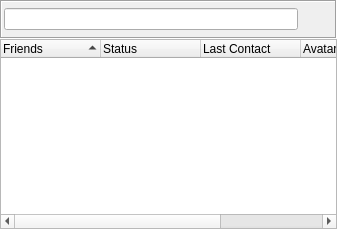
<?xml version="1.0" encoding="UTF-8"?>
<ui version="4.0">
 <class>FriendList</class>
 <widget class="QWidget" name="FriendList">
  <property name="geometry">
   <rect>
    <x>0</x>
    <y>0</y>
    <width>337</width>
    <height>229</height>
   </rect>
  </property>
  <layout class="QVBoxLayout" name="verticalLayout">
   <property name="spacing">
    <number>0</number>
   </property>
   <property name="leftMargin">
    <number>0</number>
   </property>
   <property name="topMargin">
    <number>0</number>
   </property>
   <property name="rightMargin">
    <number>0</number>
   </property>
   <property name="bottomMargin">
    <number>0</number>
   </property>
   <item>
    <widget class="QFrame" name="titleBarFrame">
     <property name="frameShape">
      <enum>QFrame::Box</enum>
     </property>
     <property name="frameShadow">
      <enum>QFrame::Sunken</enum>
     </property>
     <layout class="QHBoxLayout" name="horizontalLayout">
      <property name="spacing">
       <number>3</number>
      </property>
      <property name="leftMargin">
       <number>2</number>
      </property>
      <property name="topMargin">
       <number>2</number>
      </property>
      <property name="rightMargin">
       <number>2</number>
      </property>
      <property name="bottomMargin">
       <number>2</number>
      </property>
      <item>
       <widget class="LineEditClear" name="filterLineEdit"/>
      </item>
      <item>
       <widget class="QToolButton" name="displayButton">
        <property name="sizePolicy">
         <sizepolicy hsizetype="Fixed" vsizetype="Fixed">
          <horstretch>30</horstretch>
          <verstretch>0</verstretch>
         </sizepolicy>
        </property>
        <property name="focusPolicy">
         <enum>Qt::NoFocus</enum>
        </property>
        <property name="toolTip">
         <string>Display</string>
        </property>
        <property name="icon">
         <iconset resource="../images.qrc">
          <normaloff>:/images/looknfeel.png</normaloff>:/images/looknfeel.png</iconset>
        </property>
        <property name="iconSize">
         <size>
          <width>24</width>
          <height>24</height>
         </size>
        </property>
        <property name="popupMode">
         <enum>QToolButton::InstantPopup</enum>
        </property>
        <property name="autoRaise">
         <bool>true</bool>
        </property>
       </widget>
      </item>
     </layout>
    </widget>
   </item>
   <item>
    <widget class="QTreeWidget" name="peerTreeWidget">
     <property name="font">
      <font>
       <pointsize>9</pointsize>
       <stylestrategy>PreferAntialias</stylestrategy>
       <kerning>true</kerning>
      </font>
     </property>
     <property name="contextMenuPolicy">
      <enum>Qt::CustomContextMenu</enum>
     </property>
     <property name="iconSize">
      <size>
       <width>38</width>
       <height>38</height>
      </size>
     </property>
     <property name="autoExpandDelay">
      <number>1</number>
     </property>
     <property name="indentation">
      <number>20</number>
     </property>
     <property name="itemsExpandable">
      <bool>true</bool>
     </property>
     <property name="sortingEnabled">
      <bool>true</bool>
     </property>
     <property name="allColumnsShowFocus">
      <bool>true</bool>
     </property>
     <property name="expandsOnDoubleClick">
      <bool>false</bool>
     </property>
     <property name="columnCount">
      <number>5</number>
     </property>
     <attribute name="headerCascadingSectionResizes">
      <bool>true</bool>
     </attribute>
     <attribute name="headerStretchLastSection">
      <bool>true</bool>
     </attribute>
     <column>
      <property name="text">
       <string>Friends</string>
      </property>
     </column>
     <column>
      <property name="text">
       <string>Status</string>
      </property>
     </column>
     <column>
      <property name="text">
       <string>Last Contact</string>
      </property>
     </column>
     <column>
      <property name="text">
       <string>Avatar</string>
      </property>
     </column>
     <column>
      <property name="text">
       <string>IP</string>
      </property>
     </column>
    </widget>
   </item>
  </layout>
  <action name="actionHideOfflineFriends">
   <property name="checkable">
    <bool>true</bool>
   </property>
   <property name="text">
    <string>Hide Offline Friends</string>
   </property>
  </action>
  <action name="actionShowStatusColumn">
   <property name="checkable">
    <bool>true</bool>
   </property>
   <property name="text">
    <string>Status</string>
   </property>
  </action>
  <action name="actionSortByState">
   <property name="checkable">
    <bool>true</bool>
   </property>
   <property name="text">
    <string>State</string>
   </property>
   <property name="toolTip">
    <string>Sort by State</string>
   </property>
  </action>
  <action name="actionHideState">
   <property name="checkable">
    <bool>true</bool>
   </property>
   <property name="enabled">
    <bool>false</bool>
   </property>
   <property name="text">
    <string>Hide State</string>
   </property>
  </action>
  <action name="actionSortPeersDescendingOrder">
   <property name="icon">
    <iconset resource="../images.qrc">
     <normaloff>:/images/sort_decrease.png</normaloff>:/images/sort_decrease.png</iconset>
   </property>
   <property name="text">
    <string>Sort Descending Order</string>
   </property>
   <property name="toolTip">
    <string>Sort Descending Order</string>
   </property>
  </action>
  <action name="actionSortPeersAscendingOrder">
   <property name="icon">
    <iconset resource="../images.qrc">
     <normaloff>:/images/sort_incr.png</normaloff>:/images/sort_incr.png</iconset>
   </property>
   <property name="text">
    <string>Sort Ascending Order</string>
   </property>
   <property name="toolTip">
    <string>Sort Ascending Order</string>
   </property>
  </action>
  <action name="actionShowAvatarColumn">
   <property name="checkable">
    <bool>true</bool>
   </property>
   <property name="text">
    <string>Avatar</string>
   </property>
   <property name="toolTip">
    <string>Show Avatar Column</string>
   </property>
  </action>
  <action name="actionSortByName">
   <property name="checkable">
    <bool>true</bool>
   </property>
   <property name="text">
    <string>Name</string>
   </property>
   <property name="toolTip">
    <string>Sort by Name</string>
   </property>
  </action>
  <action name="actionSortByLastContact">
   <property name="checkable">
    <bool>true</bool>
   </property>
   <property name="text">
    <string>Last Contact</string>
   </property>
   <property name="toolTip">
    <string>Sort by last contact</string>
   </property>
  </action>
  <action name="actionShowLastContactColumn">
   <property name="checkable">
    <bool>true</bool>
   </property>
   <property name="text">
    <string>Last Contact</string>
   </property>
   <property name="toolTip">
    <string>Show Last Contact Column</string>
   </property>
  </action>
  <action name="actionRootIsDecorated">
   <property name="checkable">
    <bool>true</bool>
   </property>
   <property name="text">
    <string>Set root is Decorated</string>
   </property>
   <property name="toolTip">
    <string>Set Root Decorated</string>
   </property>
  </action>
  <action name="actionShowGroups">
   <property name="checkable">
    <bool>true</bool>
   </property>
   <property name="text">
    <string>Show Groups</string>
   </property>
   <property name="toolTip">
    <string>Show Groups</string>
   </property>
  </action>
  <action name="actionSortByIP">
   <property name="checkable">
    <bool>true</bool>
   </property>
   <property name="text">
    <string>IP</string>
   </property>
   <property name="toolTip">
    <string>Sort by IP</string>
   </property>
  </action>
  <action name="actionShowIPColumn">
   <property name="checkable">
    <bool>true</bool>
   </property>
   <property name="text">
    <string>IP</string>
   </property>
   <property name="toolTip">
    <string>Show IP Column</string>
   </property>
  </action>
 </widget>
 <customwidgets>
  <customwidget>
   <class>LineEditClear</class>
   <extends>QLineEdit</extends>
   <header location="global">gui/common/LineEditClear.h</header>
  </customwidget>
 </customwidgets>
 <resources>
  <include location="../images.qrc"/>
 </resources>
 <connections/>
</ui>
